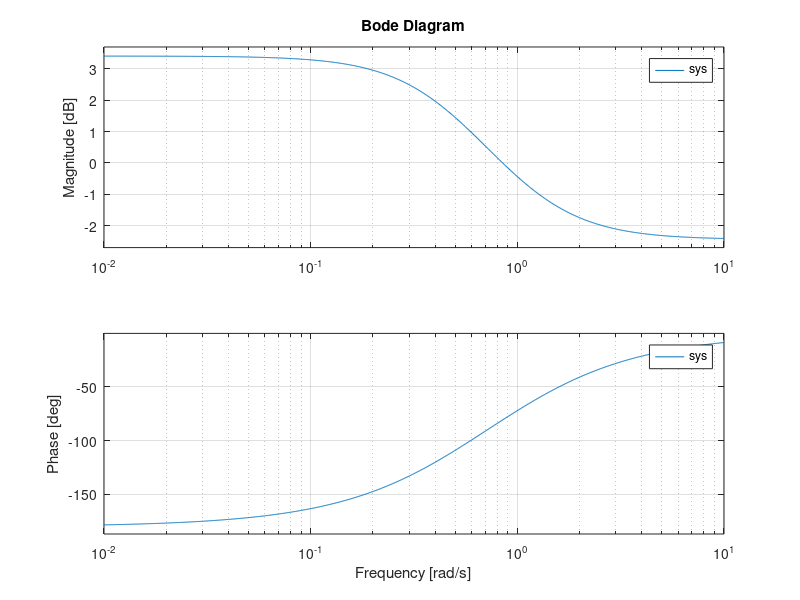

The MATLAB script that drew this image:
% paramters
f_c = 3400;
f_s = 1000;

% coefficient calcualtions
omega_c = 2 * pi * f_c / f_s;
Omega = tan(omega_c / 2);
b0 = Omega / (1 + Omega)
b1 = b0
a1 = (1 - Omega) / (1 + Omega)

% system definition
sys = tf([b0 b1],[1 a1]);
bode(sys);